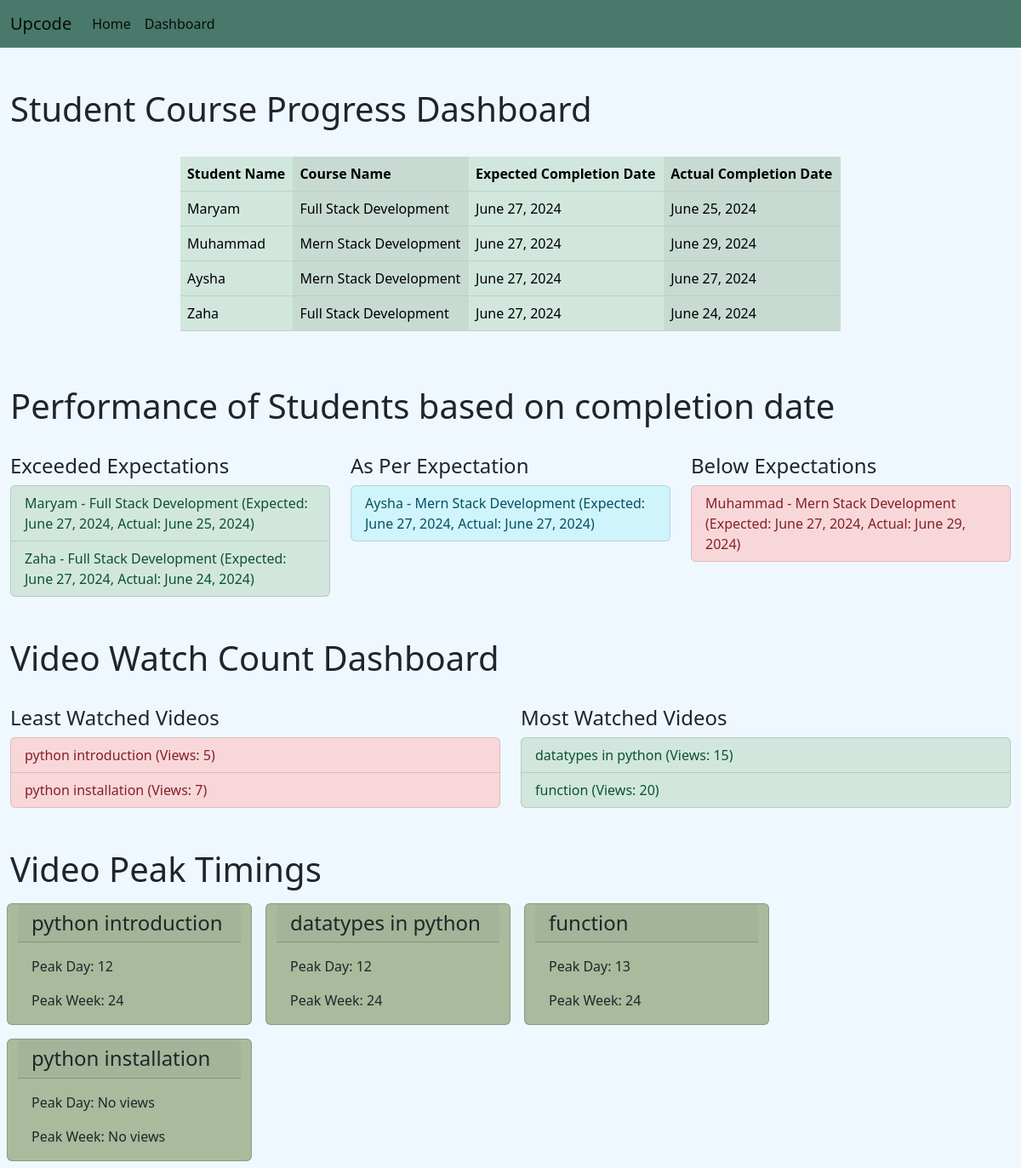
/dashboard/, run on the app's committed database.
### studentapp/models.py (models this page shows, shortened)
class StudentCourseProgress(models.Model):
    student = models.ForeignKey(Student, on_delete=models.CASCADE)
    course = models.ForeignKey(Course, on_delete=models.CASCADE)
    expected_completion_date = models.DateField()
    actual_completion_date = models.DateField()

class Student(models.Model):
    student_name = models.CharField(max_length=100)
    place = models.CharField(max_length=100)
    mobile_number = models.CharField(max_length=15)
    email_id = models.EmailField(unique=True)
    joined_date = models.DateField(auto_now_add=True,null=True)

class Course(models.Model):
    course_name = models.CharField(max_length=100,unique=True)
    description = models.CharField(max_length=200)
    is_active = models.BooleanField(default=True)

class Video(models.Model):
    course = models.ForeignKey(Course, on_delete=models.CASCADE)
    title = models.CharField(max_length=200)
    views = models.IntegerField(default=0)

### studentapp/views.py (the view)
# urls.py: path('dashboard/', views.dashboard, name='dashboard'),
def dashboard(request):
    progress = StudentCourseProgress.objects.all()
    videos = Video.objects.all()
    categorized_videos = categorize_videos(videos)
    categorized_data = categorize_data(progress)
    video_peak_timings = {}
    for video in videos:
        video_peak_timings[video.title] = calculate_peak_timing(video)
    context = {
        'progress': progress,
        'videos': videos,
        'categorized_data': categorized_data,
        'categorized_videos': categorized_videos,
        'video_peak_timings': video_peak_timings,
    }
    return render(request, 'dashboard.html', context)

### studentapp/views.py (called while the page is built)
def categorize_videos(videos):
    threshold = 10  # Define your threshold for least and most watched
    categorized_videos = {
        'least_watched': [],
        'most_watched': []
    }
    for video in videos:
        if video.views < threshold:
            categorized_videos['least_watched'].append(video)
        else:
            categorized_videos['most_watched'].append(video)
    return categorized_videos

def calculate_peak_timing(video):
    views = VideoView.objects.filter(video=video)
    day_count = views.annotate(day=ExtractDay('timestamp')).values('day').annotate(count=Count('id')).order_by('-count')
    week_count = views.annotate(week=ExtractWeek('timestamp')).values('week').annotate(count=Count('id')).order_by('-count')
    if day_count:
        peak_day = day_count[0]['day']
    else:
        peak_day = "No views"
    if week_count:
        peak_week = week_count[0]['week']
    else:
        peak_week = "No views"
    return {'peak_day': peak_day, 'peak_week': peak_week}

def categorize_data(progress):
    categorized_data = {
        'exceeded_expectations': [],
        'as_per_expectation': [],
        'below_expectations': []
    }
    for p in progress:
        if p.actual_completion_date < p.expected_completion_date:
            categorized_data['exceeded_expectations'].append(p)
        elif p.actual_completion_date == p.expected_completion_date:
            categorized_data['as_per_expectation'].append(p)
        else:
            categorized_data['below_expectations'].append(p)
    return categorized_data

### studentapp/templates/dashboard.html (shortened to what this page needs)
{%extends 'base.html'%}
{%block body_block%}
<div class="container-fluid" style="background-color: #F0F8FF">
    <div class="row mt-5">
        <h1>Student Course Progress Dashboard</h1>
        <div class="col-2"></div>
        <div class="col-8 mt-4">
            {%if progress%}
            <table class="table table-success table-striped-columns">
                <tr>
                    <th>Student Name</th>
                    <th>Course Name</th>
                    <th>Expected Completion Date</th>
                    <th>Actual Completion Date</th>
                </tr>
                 {%for p in progress%}
                <tr>
                    <td>{{p.student.student_name}}</td>
                    <td>{{p.course.course_name}}</td>
                    <td>{{p.expected_completion_date}}</td>
                    <td>{{p.actual_completion_date}}</td>
                </tr>
                {%endfor%}
            </table>
           {%else%}
            <h2 class="text-danger">No Reports to show</h2>
            {%endif%}
        </div>
        <div class="col-2"></div>
    </div>
    <div class="row mt-5">
        <h1>Performance of Students based on completion date</h1>
        <div class="col-4 mt-4">
                       <h4>Exceeded Expectations</h4>
        <ul class="list-group">
            {% for p in categorized_data.exceeded_expectations %}
                <li class="list-group-item list-group-item-success">{{ p.student.student_name }} - {{ p.course.course_name }} (Expected: {{ p.expected_completion_date }}, Actual: {{ p.actual_completion_date }})</li>
            {% endfor %}
        </ul>
        </div>
        <div class="col-4 mt-4">
                       <h4>As Per Expectation</h4>
        <ul class="list-group">
            {% for p in categorized_data.as_per_expectation %}
                <li class="list-group-item list-group-item-info">{{ p.student.student_name }} - {{ p.course.course_name }} (Expected: {{ p.expected_completion_date }}, Actual: {{ p.actual_completion_date }})</li>
            {% endfor %}
        </ul>
        </div>
        <div class="col-4 mt-4">
            <h4>Below Expectations</h4>
        <ul class="list-group">
            {% for p in categorized_data.below_expectations %}
                <li class="list-group-item list-group-item-danger">{{ p.student.student_name }} - {{ p.course.course_name }} (Expected: {{ p.expected_completion_date }}, Actual: {{ p.actual_completion_date }})</li>
            {% endfor %}
        </ul>
        </div>
    </div>
    <div class="row mt-5">
     <h1>Video Watch Count Dashboard</h1>
    <div class="col-6 mt-4">
        <h4>Least Watched Videos</h4>
        <ul class="list-group">
            {% for video in categorized_videos.least_watched %}
                <li class="list-group-item list-group-item-danger">{{ video.title }} (Views: {{ video.views }})</li>
            {% endfor %}
        </ul>
    </div>
    <div class="col-6 mt-4">
        <h4>Most Watched Videos</h4>
        <ul class="list-group">
            {% for video in categorized_videos.most_watched %}
                <li class="list-group-item list-group-item-success">{{ video.title }} (Views: {{ video.views }})</li>
            {% endfor %}
        </ul>
    </div>
    </div>
    <div class="row mt-5">
               <h1>Video Peak Timings</h1>
              {% for video_title, timings in video_peak_timings.items %}
             <div class="card col-4 mt-2 mx-2 my-2 " style="width: 18rem; background-color: #A9BA9D;">
             <h4 class="card-header">{{ video_title }}</h4>
             <div class="card-body">
                 <p class="card-text">Peak Day: {{ timings.peak_day }}</p>
                 <p class="card-text">Peak Week: {{ timings.peak_week }}</p>
              </div>
              </div>
             {% endfor %}
    </div>
</div>
{%endblock%}

### data on the page
StudentCourseProgress: student.student_name "Maryam", course.course_name "Full Stack Development", expected_completion_date "June 27, 2024", actual_completion_date "June 25, 2024"
StudentCourseProgress: student.student_name "Muhammad", course.course_name "Mern Stack Development", expected_completion_date "June 27, 2024", actual_completion_date "June 29, 2024"
StudentCourseProgress: student.student_name "Aysha", course.course_name "Mern Stack Development", expected_completion_date "June 27, 2024", actual_completion_date "June 27, 2024"
StudentCourseProgress: student.student_name "Zaha", course.course_name "Full Stack Development", expected_completion_date "June 27, 2024", actual_completion_date "June 24, 2024"
Video: title "python introduction", views "5", video_peak_timings "python introduction"
Video: title "python installation", views "7", video_peak_timings "python installation"
Video: title "datatypes in python", views "15", video_peak_timings "datatypes in python"
Video: title "function", views "20", video_peak_timings "function"

### other printed values
{{ timings.peak_day }} "12" "12" "13" "No views"
{{ timings.peak_week }} "24" "24" "24" "No views"
